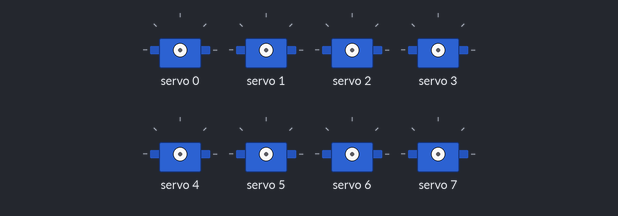
Simulated run of this sketch. Board: Arduino Uno, built with avr-gcc and run on an emulated ATmega328P. Shown: 8 × servo.

Above: at 0.05 s.
At 1.75 s:
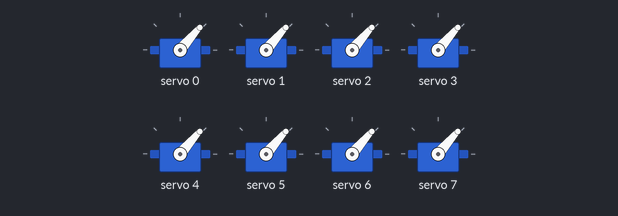
At 3.5 s:
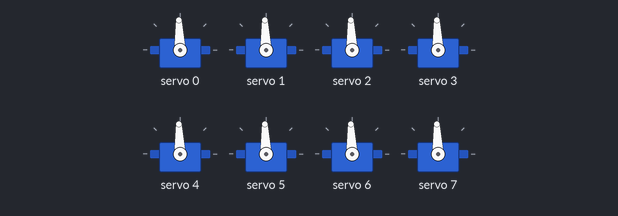
At 6.95 s:
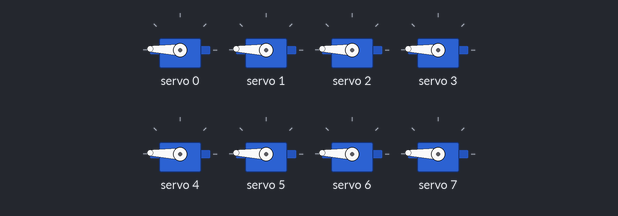
At 10.4 s:
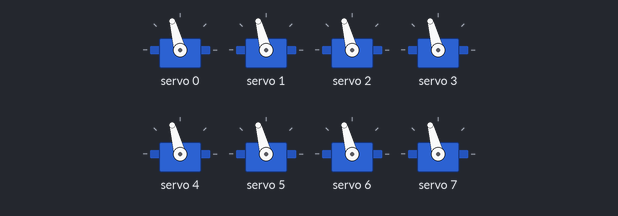
At 13.9 s:
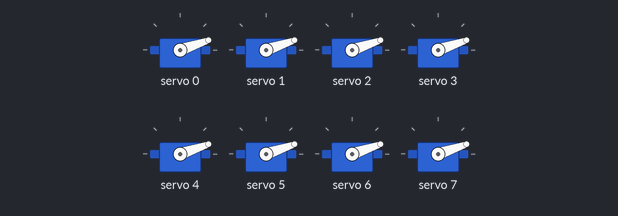
Timing chart, 0 to 18.7 s (numbered marks = the images above):
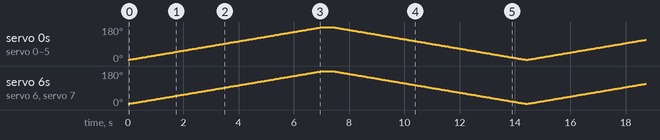

The sketch:

pca9685_servo_sweep.ino
```cpp
// Sweeps servos connected to PCA9685 channels 0–7 by varying the PWM pulse length between defined minimum and maximum values at 60 Hz.
//
// Full tutorial: https://shillehtek.com/blogs/news/arduino-pca9685-control-multiple-servos
// Parts used: https://shillehtek.com/products/pca9685-16-channel-12-bit-pwm-servo-motor-driver-i2c-for-arduino
//             https://shillehtek.com/products/mg90s-metal-gear-micro-servo-motor-180-degree-9g-for-rc-plane
//             https://shillehtek.com/products/shillehtek-120pcs-multicolored-dupont-wire
// More examples: https://github.com/shillehbean/shillehtek-examples
//

#include <Wire.h>
#include <Adafruit_PWMServoDriver.h>

Adafruit_PWMServoDriver pwm = Adafruit_PWMServoDriver();

#define SERVOMIN  150
#define SERVOMAX  600

void setup() {
  Serial.begin(9600);
  pwm.begin();
  pwm.setPWMFreq(60);
  delay(10);
}

void loop() {
  for (int pulse = SERVOMIN; pulse <= SERVOMAX; pulse++) {
    for (int channel = 0; channel < 8; channel++) {
      pwm.setPWM(channel, 0, pulse);
    }
    delay(10);
  }

  for (int pulse = SERVOMAX; pulse >= SERVOMIN; pulse--) {
    for (int channel = 0; channel < 8; channel++) {
      pwm.setPWM(channel, 0, pulse);
    }
    delay(10);
  }
}
```
